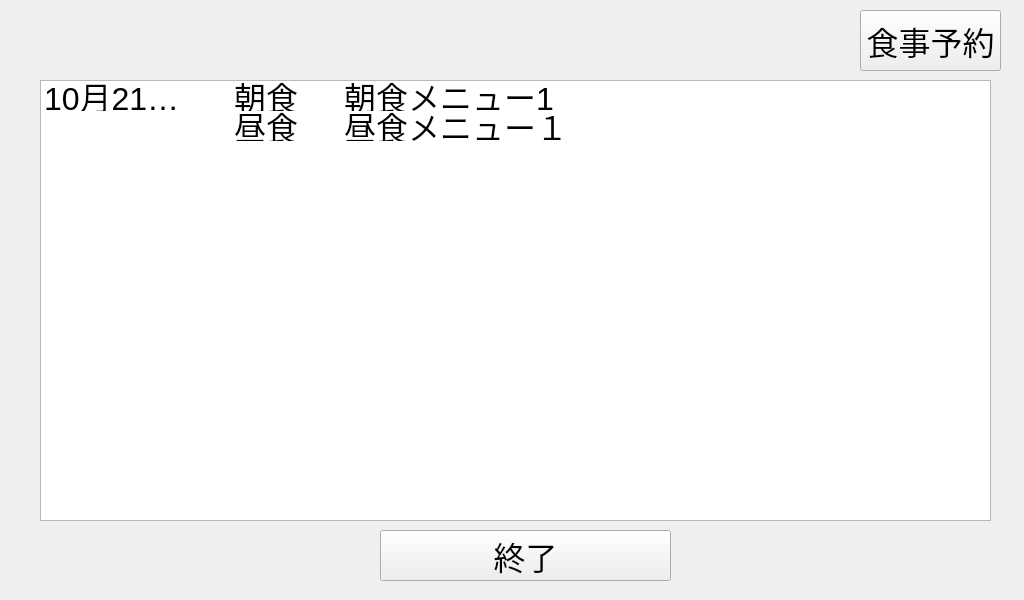
<?xml version="1.0" encoding="UTF-8"?>
<ui version="4.0">
 <class>MainWindow</class>
 <widget class="QMainWindow" name="MainWindow">
  <property name="geometry">
   <rect>
    <x>0</x>
    <y>0</y>
    <width>1024</width>
    <height>600</height>
   </rect>
  </property>
  <property name="windowTitle">
   <string>MainWindow</string>
  </property>
  <widget class="QWidget" name="centralwidget">
   <widget class="QPushButton" name="btnGoBack">
    <property name="geometry">
     <rect>
      <x>380</x>
      <y>530</y>
      <width>291</width>
      <height>51</height>
     </rect>
    </property>
    <property name="font">
     <font>
      <pointsize>24</pointsize>
     </font>
    </property>
    <property name="text">
     <string>終了</string>
    </property>
   </widget>
   <widget class="QPushButton" name="btnOpenReserve">
    <property name="geometry">
     <rect>
      <x>860</x>
      <y>10</y>
      <width>141</width>
      <height>61</height>
     </rect>
    </property>
    <property name="font">
     <font>
      <pointsize>24</pointsize>
     </font>
    </property>
    <property name="text">
     <string>食事予約</string>
    </property>
   </widget>
   <widget class="QTableWidget" name="tableWidget">
    <property name="geometry">
     <rect>
      <x>40</x>
      <y>80</y>
      <width>951</width>
      <height>441</height>
     </rect>
    </property>
    <property name="horizontalScrollBarPolicy">
     <enum>Qt::ScrollBarAlwaysOff</enum>
    </property>
    <property name="editTriggers">
     <set>QAbstractItemView::NoEditTriggers</set>
    </property>
    <property name="showGrid">
     <bool>false</bool>
    </property>
    <attribute name="horizontalHeaderVisible">
     <bool>false</bool>
    </attribute>
    <attribute name="horizontalHeaderMinimumSectionSize">
     <number>23</number>
    </attribute>
    <attribute name="horizontalHeaderDefaultSectionSize">
     <number>150</number>
    </attribute>
    <attribute name="horizontalHeaderStretchLastSection">
     <bool>true</bool>
    </attribute>
    <attribute name="verticalHeaderVisible">
     <bool>false</bool>
    </attribute>
    <attribute name="verticalHeaderMinimumSectionSize">
     <number>23</number>
    </attribute>
    <attribute name="verticalHeaderDefaultSectionSize">
     <number>30</number>
    </attribute>
    <row>
     <property name="text">
      <string>メニュー情報</string>
     </property>
     <property name="font">
      <font>
       <pointsize>24</pointsize>
      </font>
     </property>
    </row>
    <row>
     <property name="text">
      <string>メニュー情報２</string>
     </property>
     <property name="font">
      <font>
       <pointsize>24</pointsize>
      </font>
     </property>
    </row>
    <column>
     <property name="text">
      <string>日付</string>
     </property>
     <property name="font">
      <font>
       <pointsize>24</pointsize>
      </font>
     </property>
    </column>
    <column>
     <property name="text">
      <string>種類</string>
     </property>
     <property name="font">
      <font>
       <pointsize>24</pointsize>
      </font>
     </property>
     <property name="textAlignment">
      <set>AlignCenter</set>
     </property>
    </column>
    <column>
     <property name="text">
      <string>メニュー名</string>
     </property>
     <property name="font">
      <font>
       <pointsize>24</pointsize>
      </font>
     </property>
    </column>
    <item row="0" column="0">
     <property name="text">
      <string>10月21日(水)</string>
     </property>
     <property name="font">
      <font>
       <pointsize>24</pointsize>
      </font>
     </property>
     <property name="flags">
      <set>ItemIsEnabled|ItemIsTristate</set>
     </property>
    </item>
    <item row="0" column="1">
     <property name="text">
      <string>朝食</string>
     </property>
     <property name="font">
      <font>
       <pointsize>24</pointsize>
      </font>
     </property>
     <property name="textAlignment">
      <set>AlignCenter</set>
     </property>
     <property name="flags">
      <set>ItemIsEnabled</set>
     </property>
    </item>
    <item row="0" column="2">
     <property name="text">
      <string>朝食メニュー1</string>
     </property>
     <property name="font">
      <font>
       <pointsize>24</pointsize>
      </font>
     </property>
     <property name="flags">
      <set>ItemIsEnabled</set>
     </property>
    </item>
    <item row="1" column="0">
     <property name="text">
      <string/>
     </property>
    </item>
    <item row="1" column="1">
     <property name="text">
      <string>昼食</string>
     </property>
     <property name="font">
      <font>
       <pointsize>24</pointsize>
      </font>
     </property>
     <property name="textAlignment">
      <set>AlignCenter</set>
     </property>
    </item>
    <item row="1" column="2">
     <property name="text">
      <string>昼食メニュー１</string>
     </property>
     <property name="font">
      <font>
       <pointsize>24</pointsize>
      </font>
     </property>
    </item>
   </widget>
  </widget>
 </widget>
 <resources/>
 <connections/>
</ui>
